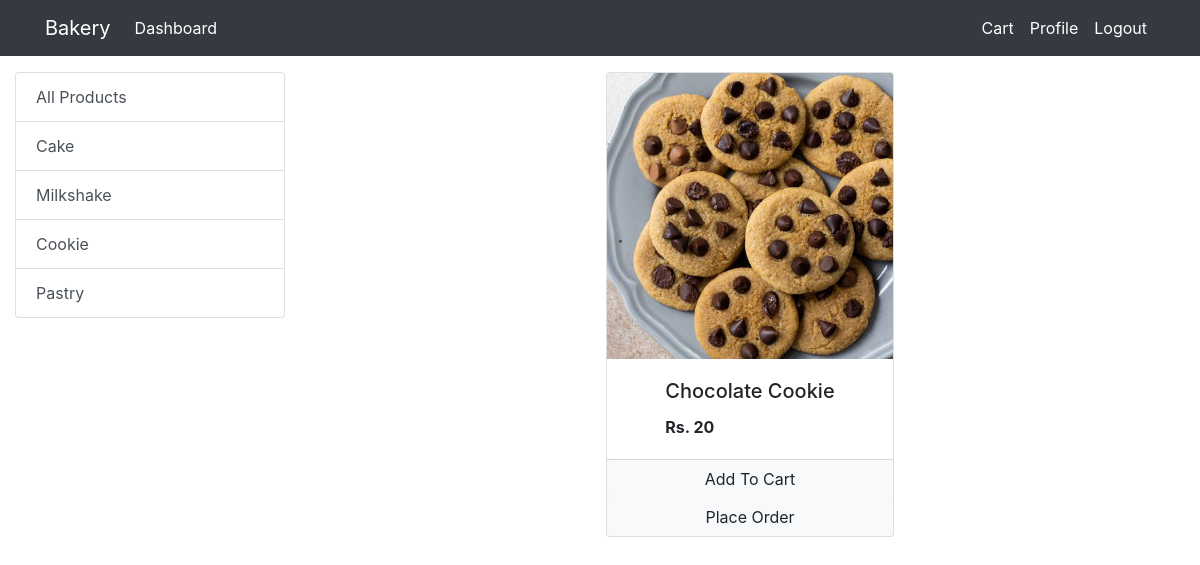
Screenshot of /?category=3 with the database file from the repository.
### Bakery/models.py (models this page shows, shortened)
class Category(models.Model):
    name = models.CharField(max_length=100)
    @staticmethod
    def get_all_categories():
        return Category.objects.all()

class Product(models.Model):
    name = models.CharField(max_length=100, null=True)
    quantity = models.PositiveIntegerField(null=True)
    price = models.PositiveIntegerField(null=True)
    category = models.ForeignKey(Category, on_delete=models.CASCADE,default=1)
    image = models.ImageField(upload_to='uploads/products/', default='default_image.jpeg')
    @staticmethod
    def get_all_products_by_categoryid(category_id):
        if category_id:
    	       return Product.objects.filter(category = category_id)
        else:
            return Product.get_all_products()

### Bakery/Views/views.py (the view, shortened to what this page needs)
# urls.py: path('', views.index.as_view(), name='Bakery-index'),
class index(View):
	def get(self,request):
		products = None
		categories = models.Category.get_all_categories()
		categoryID = request.GET.get('category')
		if categoryID:
			products = models.Product.get_all_products_by_categoryid(categoryID)
		else:
			products = models.Product.get_all_products()
		data = {'products':products,'categories':categories}
		return render(request, 'Bakery/index.html', data)

### templates/Bakery/index.html (shortened to what this page needs)
{%extends 'Partials/base.html'%}
{%block content%}
{% load cart%}
<div class="container-fluid">
	<div class="row">
			<div class="col-lg-3 mx-auto">
				<ul class="list-group mt-3">
					<a href="/" class="list-group-item list-group-item-action">All Products</a>
					{%for category in categories%}
				  <a href="/?category={{category.id}}" class="list-group-item list-group-item-action">{{category.name}}</a>
				  {%endfor%}
				</ul>
			</div>
			<div id ="products" class="col-lg-9 mx-auto">
				<div class="row mx-auto mt-3">
					{%for product in products%}
					<div class="card mx-auto mb-3" id={{product.id}} style="width: 18rem;">
						<img src="{{product.image.url}}" class="card-img-top" alt="Card image cap">
						<div class="card-body mx-auto">
							<h5 class="card-title">{{product.name}}</h5>
							<p class="card-text "><b>Rs. {{product.price}}</b></p>
						</div>
						<div class="card-footer p-0 no-gutters">
						{% if product|is_in_cart:request.session.cart %}
						<div class="row no-gutters">
							<form action="/#{{product.id}}" class="col-2 " method="post">
								{% csrf_token %}
								<input hidden type="text" name='product' value='{{product.id}}'>
								<input hidden type="text" name='remove' value='True'>
								<input type="submit" value=" - " class="btn btn-block btn-light border-right">
							</form>
							<div class="text-center col">{{product|cart_quantity:request.session.cart}} in Cart</div>
							<form action="/#{{product.id}}" class="col-2 " method="post">
								{% csrf_token %}
								<input hidden type="text" name='product' value='{{product.id}}'>
								<input type="submit" value=" + " class="btn btn-block btn-light border-left">
							</form>
						</div>
						{% else %}
						<form action="/#{{product.id}}" method="POST" class="btn-block">
							<input type="submit" class="float-right btn btn-light  form-control"
								value="Add To Cart">
						</form>
						{% endif %}
							<a href="#" class="float-right btn btn-light form-control ">Place Order</a>
						</div>
					</div>
					{%endfor%}
				</div>
			</div>
	</div>
</div>
{%endblock%}

### rows the page displays
Category: name "Cake"
Category: name "Milkshake"
Category: name "Cookie"
Category: name "Pastry"
Product: image (picture), name "Chocolate Cookie", price "20"
